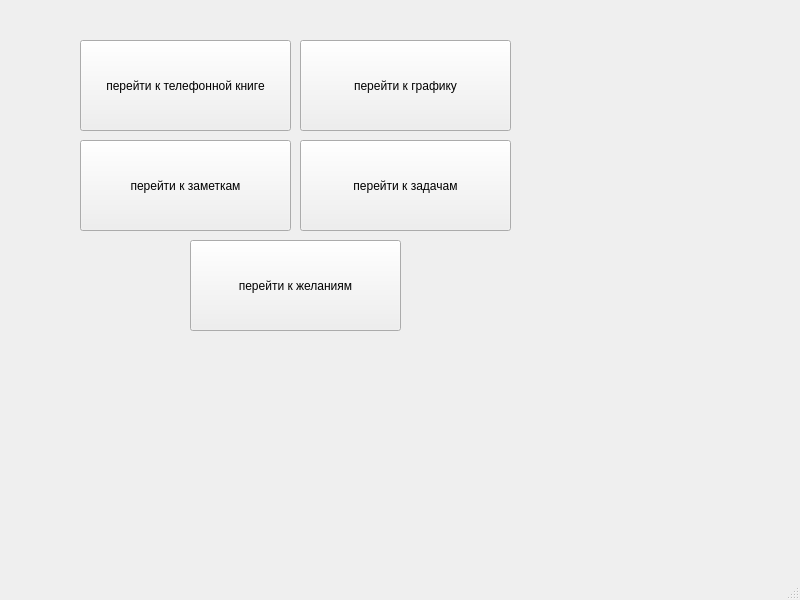
<?xml version="1.0" encoding="UTF-8"?>
<ui version="4.0">
 <class>MainWindow</class>
 <widget class="QMainWindow" name="MainWindow">
  <property name="geometry">
   <rect>
    <x>0</x>
    <y>0</y>
    <width>800</width>
    <height>600</height>
   </rect>
  </property>
  <property name="windowTitle">
   <string>MainWindow</string>
  </property>
  <widget class="QWidget" name="centralwidget">
   <widget class="QPushButton" name="pushButton">
    <property name="geometry">
     <rect>
      <x>80</x>
      <y>40</y>
      <width>211</width>
      <height>91</height>
     </rect>
    </property>
    <property name="text">
     <string>перейти к телефонной книге</string>
    </property>
   </widget>
   <widget class="QPushButton" name="pushButton_2">
    <property name="geometry">
     <rect>
      <x>300</x>
      <y>40</y>
      <width>211</width>
      <height>91</height>
     </rect>
    </property>
    <property name="text">
     <string>перейти к графику</string>
    </property>
   </widget>
   <widget class="QPushButton" name="pushButton_3">
    <property name="geometry">
     <rect>
      <x>80</x>
      <y>140</y>
      <width>211</width>
      <height>91</height>
     </rect>
    </property>
    <property name="text">
     <string>перейти к заметкам</string>
    </property>
   </widget>
   <widget class="QPushButton" name="pushButton_6">
    <property name="geometry">
     <rect>
      <x>300</x>
      <y>140</y>
      <width>211</width>
      <height>91</height>
     </rect>
    </property>
    <property name="text">
     <string>перейти к задачам</string>
    </property>
   </widget>
   <widget class="QPushButton" name="pushButton_8">
    <property name="geometry">
     <rect>
      <x>190</x>
      <y>240</y>
      <width>211</width>
      <height>91</height>
     </rect>
    </property>
    <property name="text">
     <string>перейти к желаниям</string>
    </property>
   </widget>
  </widget>
  <widget class="QMenuBar" name="menubar">
   <property name="geometry">
    <rect>
     <x>0</x>
     <y>0</y>
     <width>800</width>
     <height>26</height>
    </rect>
   </property>
  </widget>
  <widget class="QStatusBar" name="statusbar"/>
 </widget>
 <resources/>
 <connections/>
</ui>
